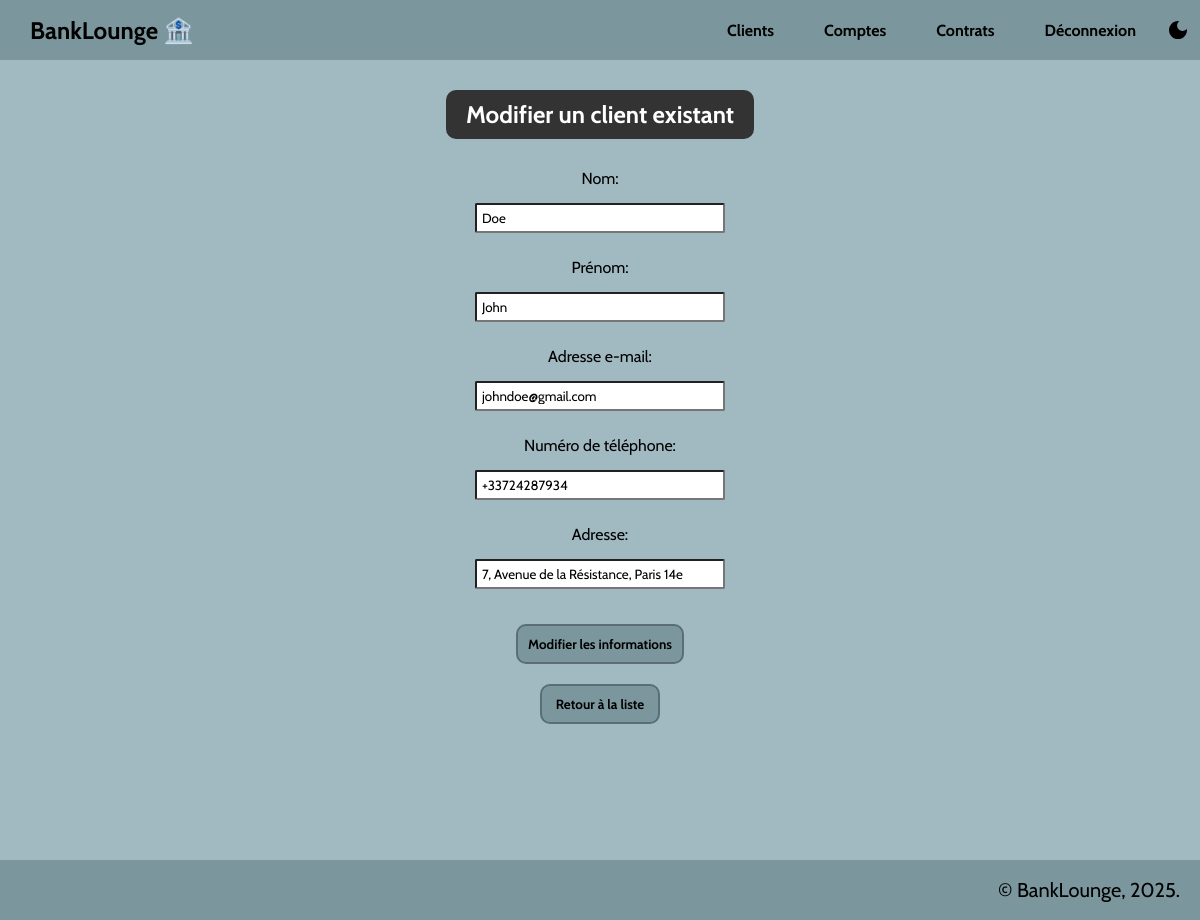
Page /?action=user-edit&id=1 (signed in) on the committed database.
### tables this page shows
CREATE TABLE `users` (
  `user_id` int(11) NOT NULL AUTO_INCREMENT,
  `user_firstName` varchar(50) NOT NULL,
  `user_lastName` varchar(50) NOT NULL,
  `user_email` varchar(100) NOT NULL,
  `user_phoneNumber` varchar(20) NOT NULL,
  `user_address` varchar(200) DEFAULT NULL,
  PRIMARY KEY (`user_id`),
  UNIQUE KEY `user_email` (`user_email`)
);

### controllers/UserController.php (called while the page is built, shortened)
<?php
require_once __DIR__ . '/../models/repositories/UserRepository.php';
require_once __DIR__ . '/../models/User.php';
class UserController {
    private UserRepository $userRepo;
    public function __construct() {
        $this->userRepo = new UserRepository();
    }
    public function edit(int $id) {
        $user = $this->userRepo->getUser($id);
        require_once __DIR__ . '/../views/user/edit.php';
    }
}

### models/repositories/UserRepository.php (called while the page is built, shortened)
<?php
require_once __DIR__ . '/../User.php';
require_once __DIR__ . '/../../lib/database.php';
class UserRepository {
    public DatabaseConnection $connection;
    public function __construct() {
        $this->connection = new DatabaseConnection();
    }
    public function getUser(int $id): ?User {
        $statement = $this->connection->getConnection()->prepare("SELECT * FROM users WHERE user_id=:id");
        $statement->execute(['id' => $id]);
        $result = $statement->fetch();
        $user = new User($result['user_firstName'], $result['user_lastName'], $result['user_email'], $result['user_phoneNumber'], $result['user_address']);
        $user->setId($result['user_id']);
        return $user;
    }
}

### lib/database.php (called while the page is built)
<?php
class DatabaseConnection {
    public ?\PDO $db = null;
    public function getConnection(): PDO {
        if ($this->db == null) {
            $host = 'localhost';
            $dbname = 'mvc-banks';
            $username = 'root';
            $password = '';
            $charset = 'utf8mb4';
            $dsn = "mysql:host=$host;dbname=$dbname;charset=$charset";
            $options = [
                PDO::ATTR_ERRMODE => PDO::ERRMODE_EXCEPTION,
                PDO::ATTR_DEFAULT_FETCH_MODE => PDO::FETCH_ASSOC
            ];
            try {
                $this->db = new PDO($dsn, $username, $password, $options);
            } catch (PDOException $e) {
                die('Erreur de connexion à la base de données : ' . $e->getMessage());
            }
        }
        return $this->db;
    }
}

### models/User.php (called while the page is built, shortened)
<?php
require_once __DIR__ . '/../lib/database.php';
class User {
    private string $firstName;
    private string $lastName;
    private string $email;
    private string $phoneNumber;
    private string $address;
    public function getFirstName(): string {
        return $this->firstName;
    }
    public function getLastName(): string {
        return $this->lastName;
    }
    public function getEmail(): string {
        return $this->email;
    }
    public function getPhoneNumber(): string {
        return $this->phoneNumber;
    }
    public function getAddress(): ?string {
        return $this->address;
    }
    public function setFirstName(string $fName): void {
        $this->firstName = htmlspecialchars($fName);
    }
    public function setLastName(string $lName): void {
        $this->lastName = htmlspecialchars($lName);
    }
    public function setEmail(string $email): void {
        $this->email = htmlspecialchars($email);
    }
    public function setPhoneNumber(string $phoneN): void {
        $this->phoneNumber = htmlspecialchars($phoneN);
    }
    public function setAddress(?string $address): void {
        $this->address = htmlspecialchars($address);
    }
}

### views/user/edit.php (the view, shortened to what this page needs)
<?php require_once __DIR__ . '/../templates/header.php'; ?>
            <section>
                <div class="title">
                    <h1>Modifier un client existant</h1>
                </div>
                <form id="formUser" action="?action=user-update" method="POST">
                    <div class="form">
                        <label for="fName">Nom:</label>
                        <input type="text" id="fName" name="fName" value="<?= $user->getFirstName() ?>">
                    </div>
                    <div class="form">
                        <label for="lName">Prénom:</label>
                        <input type="text" id="lName" name="lName" value="<?= $user->getLastName() ?>">
                    </div>
                    <div class="form">
                        <label for="email">Adresse e-mail:</label>
                        <input type="text" id="email" name="email" value="<?= $user->getEmail() ?>">
                    </div>
                    <div class="form">
                        <label for="phoneN">Numéro de téléphone:</label>
                        <input type="text" id="phoneN" name="phoneN" value="<?= $user->getPhoneNumber() ?>">
                    </div>
                    <div class="form">
                        <label for="address">Adresse: </label>
                        <input type="text" id="address" name="address" value="<?= $user->getAddress() ?>">
                    </div>
                    <button class="form-valid" type="submit">Modifier les informations</button>
                </form>
                <button class="return"><a href="?action=user-list" >Retour à la liste</a></button>
            </section>
<?php require_once __DIR__ . '/../templates/footer.php';

### assets/styles/style.css (style rules this page uses)
* { margin: 0; padding: 0; font-family: "Cabin"; box-sizing: border-box; }
:root { --main: #7b969d; --text-main: black; --dark: #5b6e74; --section: #a1b9c1; --view: #66a1d1; --edit: #d5924c; --delete: #db8787; --link: #0000EE; }
body { color: var(--text-main); }
nav, .nav-dropdown-option, .home-option, td, .form-valid, .return, .value, footer { background-color: var(--main); }
.nav-title, .nav-option, .form, .view-container, #copyright { display: flex; justify-content: center; align-items: center; }
a { color: inherit; text-decoration: none; }
section { padding: 30px; min-height: 100vh; text-align: center; background-color: var(--section); }
.title h1 { margin: 0 auto; border-radius: 10px; display: inline-block; padding: 10px 20px; }
.title h1, thead { background-color: #333333; color: white; }
button { font-weight: bold; min-width: 120px; padding: 10px; border-radius: 10px; border: 2px solid var(--dark); color: var(--text-main); background: none; }
form { margin: 0 auto; padding-top: 20px; }
.form { display: flex; flex-direction: column; padding: 5px; gap: 10px; width: 100%; }
label, input, select { display: inline-block; width: 250px; padding: 5px; }
label, input, select { display: inline-block; border-radius: 2px; }
.form-valid { margin: 20px; }

### rows in the picture
users: fName "Doe", lName "John", email "johndoe@gmail.com", phoneN "+33724287934", address "7, Avenue de la Résistance, Paris 14e"
